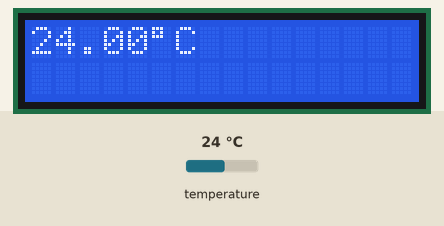
A sketch run on a simulated Arduino Uno, built with avr-gcc and run on an emulated ATmega328P. On the bench: 16×2 character LCD. The inputs (shaded band) are chosen by the test bench; at power-on: temperature 24 °C.

Above: at 1.2 s.
1.3 s: temperature set to 12 °C
At 3.3 s:
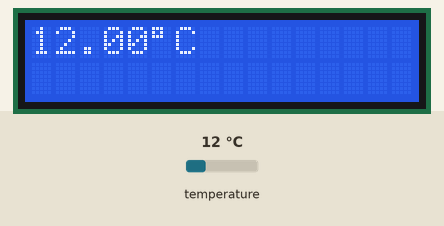
3.6 s: temperature set to 19 °C
At 5.3 s:
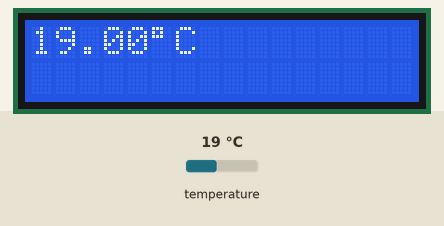
5.6 s: temperature set to 28 °C
At 7.7 s:
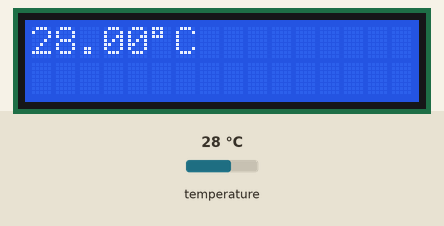
Timing chart, 0 to 9.2 s (numbered marks = the images above; inputs shaded):
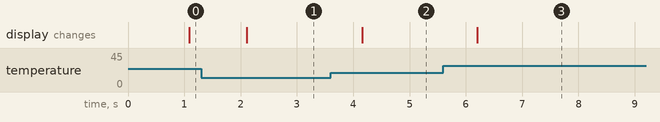

Measured:
- after the input at 1.3 s, the display: changes after 0.81 s (image 1)
- after the input at 3.6 s, the display: changes after 0.56 s (image 2)
- after the input at 5.6 s, the display: changes after 0.61 s (image 3)

The sketch:

sketch_dec02a.ino
```cpp
#include <LiquidCrystal_I2C.h>      // подключаем библиотеку дисплея
LiquidCrystal_I2C lcd(0x27, 16, 2); // адрес, столбцов, строк
#include <microDS18B20.h>
MicroDS18B20<3> sensor;     // указываем пин
void setup() {
  lcd.init();           // инициализация
  lcd.backlight();      // включить подсветку
}
void loop() {
  sensor.requestTemp();   // запросить температуру
  delay(1000);            // ждём ответа
  lcd.home();             // курсор в 0,0
  lcd.print(sensor.getTemp());  // выводим температуру
  lcd.write(223);         // символ градуса
  lcd.print("C  ");       // С и пара пробелов для очистки

}
```
